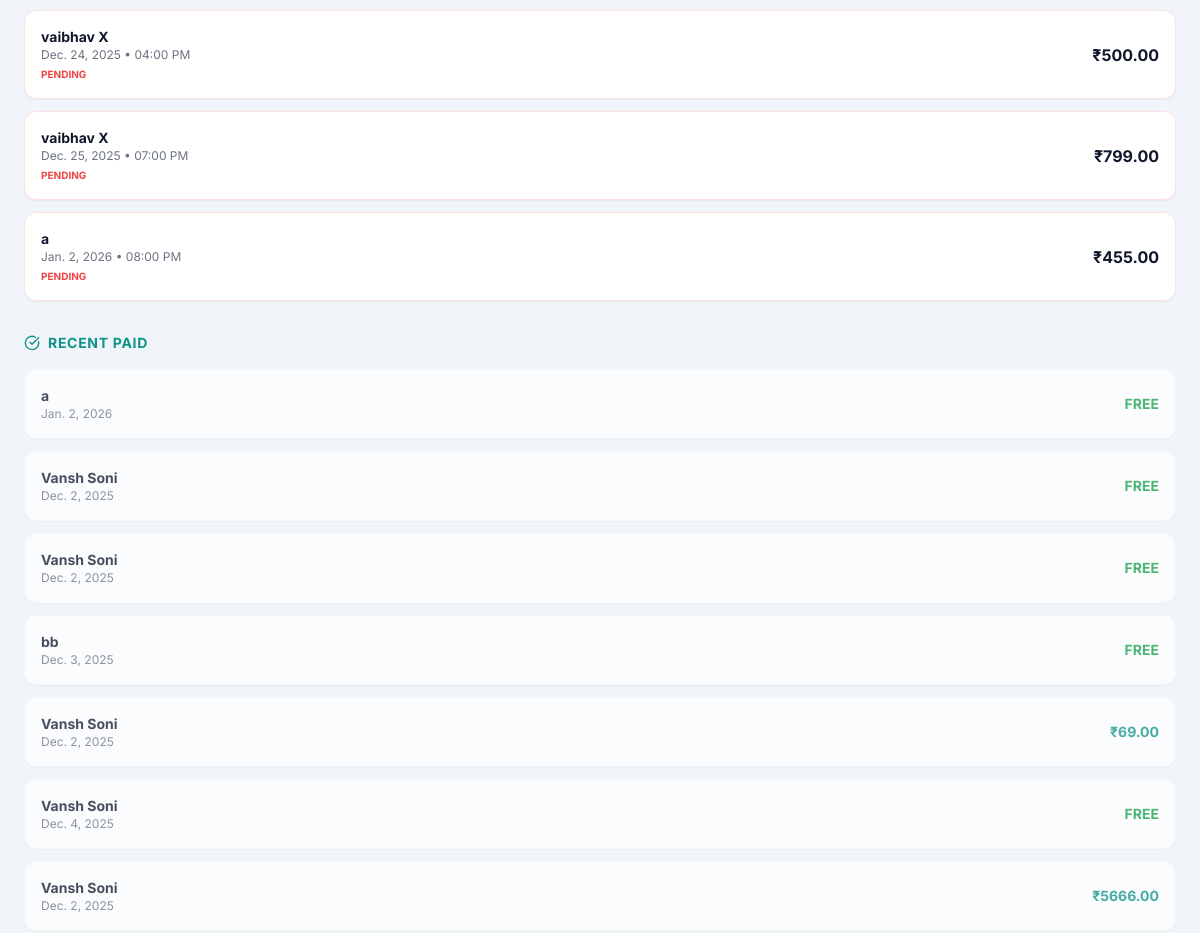
Before: /custom-admin/payments/ (signed in, middle part) with the older database file.
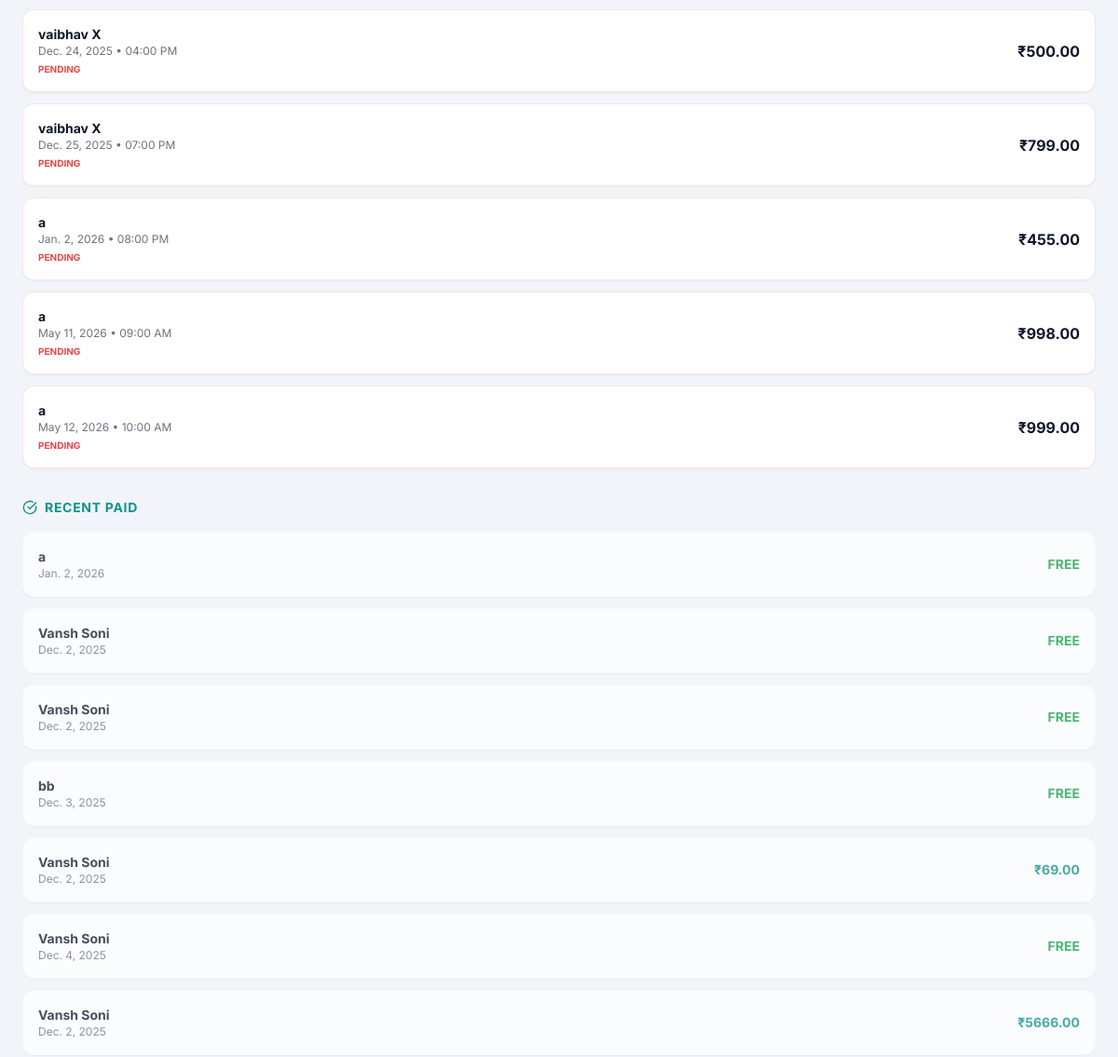
After: the same page with the newer database file.
### appointments/models.py (models this page shows, shortened)
class Appointment(models.Model):
    STATUS_CHOICES = [
        ('PENDING', 'Pending'),
        ('CONFIRMED', 'Confirmed'),
        ('COMPLETED', 'Completed'),
        ('CANCELLED', 'Cancelled'),
    ]
    PAYMENT_STATUS_CHOICES = [
        ('PENDING', 'Pending'),
        ('PAID', 'Paid'),
        ('FAILED', 'Failed'),
    ]
    BOOKING_SOURCE_CHOICES = [
        ('PATIENT', 'Patient'),
        ('DOCTOR', 'Doctor'),
    ]
    patient = models.ForeignKey(Patient, on_delete=models.CASCADE, related_name='appointments')
    slot = models.ForeignKey(DailySlot, on_delete=models.CASCADE, related_name='appointments')
    status = models.CharField(max_length=20, choices=STATUS_CHOICES, default='CONFIRMED') # Default confirmed for patient booking
    payment_status = models.CharField(max_length=20, choices=PAYMENT_STATUS_CHOICES, default='PENDING')
    booking_source = models.CharField(max_length=10, choices=BOOKING_SOURCE_CHOICES, default='PATIENT')
    symptoms = models.TextField(blank=True, null=True)
    fee = models.DecimalField(max_digits=10, decimal_places=2, null=True, blank=True)
    is_free = models.BooleanField(default=False)
    razorpay_order_id = models.CharField(max_length=100, null=True, blank=True)
    razorpay_payment_id = models.CharField(max_length=100, null=True, blank=True)
    razorpay_signature = models.CharField(max_length=200, null=True, blank=True)
    created_at = models.DateTimeField(auto_now_add=True)
    updated_at = models.DateTimeField(auto_now=True)

class DailySlot(models.Model):
    date = models.DateField()
    time = models.TimeField()
    capacity = models.PositiveIntegerField(default=1)
    booked_count = models.PositiveIntegerField(default=0)
    is_active = models.BooleanField(default=True)
    class Meta:
        unique_together = ('date', 'time')
        ordering = ['date', 'time']

### accounts/models.py (models this page shows, shortened)
class Patient(models.Model):
    GENDER_CHOICES = [
        ('M', 'Male'),
        ('F', 'Female'),
        ('O', 'Other'),
    ]
    user = models.OneToOneField(User, on_delete=models.CASCADE)
    full_name = models.CharField(max_length=120)
    email = models.EmailField()
    phone = models.CharField(max_length=20, unique=True)
    dob = models.DateField(null=True, blank=True)
    gender = models.CharField(max_length=1, choices=GENDER_CHOICES)
    country = models.CharField(max_length=50)
    address = models.TextField(null=True, blank=True)
    created_at = models.DateTimeField(auto_now_add=True)

### adminpanel/views.py (the view)
# urls.py: path('payments/', views.payments, name='payments'),
@login_required
def payments(request):
    pending = Appointment.objects.filter(
        payment_status__in=['PENDING', 'FAILED'],
        fee__isnull=False,
        is_free=False
    ).select_related('patient', 'slot').order_by('slot__date')
    paid = Appointment.objects.filter(
        Q(payment_status='PAID') | Q(is_free=True)
    ).select_related('patient', 'slot').order_by('-updated_at')[:50]
    context = {
        'pending': pending,
        'paid': paid,
        'active_tab': 'payments'
    }
    return render(request, 'adminpanel/payments.html', context)

### templates/adminpanel/payments.html (shortened to what this page needs)
{% extends 'adminpanel/base_mobile.html' %} {% block content %}
<div class="p-6">
  <div class="mb-8">
    {% if pending %}
    <div class="space-y-3">
      {% for appt in pending %}
      <div
        class="bg-white p-4 rounded-xl border border-red-100 shadow-sm flex justify-between items-center"
      >
        <div>
          <h3 class="font-bold text-primary text-sm">
            {{ appt.patient.full_name }}
          </h3>
          <p class="text-xs text-gray-500">
            {{ appt.slot.date }} • {{ appt.slot.time|date:"h:i A" }}
          </p>
          <span class="text-[10px] font-bold text-red-500 uppercase mt-1 block"
            >{{ appt.payment_status }}</span
          >
        </div>
        <div class="text-right">
          <span class="block font-bold text-primary"
            >{% if appt.is_free %}<span class="text-green-600">FREE</span>{% elif appt.fee %}₹{{ appt.fee }}{% else %}<span class="text-gray-400 text-xs">Not Set</span>{% endif %}</span
          >
        </div>
      </div>
      {% endfor %}
    </div>
    {% else %}
    <p class="text-gray-400 text-sm">No pending payments.</p>
    {% endif %}
  </div>
  <div>
    <h2
      class="text-sm font-bold text-teal-600 uppercase tracking-wider mb-4 flex items-center gap-2"
    >
      <i data-lucide="check-circle" class="w-4 h-4"></i> Recent Paid
    </h2>
    {% if paid %}
    <div class="space-y-3">
      {% for appt in paid %}
      <div
        class="bg-white p-4 rounded-xl border border-teal-50 shadow-sm flex justify-between items-center opacity-75"
      >
        <div>
          <h3 class="font-bold text-primary text-sm">
            {{ appt.patient.full_name }}
          </h3>
          <p class="text-xs text-gray-500">{{ appt.slot.date }}</p>
        </div>
        <span class="font-bold text-teal-600 text-sm"
          >{% if appt.is_free %}<span class="text-green-600">FREE</span>{% elif appt.fee %}₹{{ appt.fee }}{% else %}<span class="text-gray-400 text-xs">Not Set</span>{% endif %}</span
        >
      </div>
      {% endfor %}
    </div>
    {% else %}
    <p class="text-gray-400 text-sm">No paid history.</p>
    {% endif %}
  </div>
</div>
{% endblock %}

Changed rows visible on the page:
added Appointment: patient.full_name "a", slot "May 11, 2026", slot.time "09:00 AM", payment_status "PENDING", fee "998.00"
added Appointment: patient.full_name "a", slot "May 12, 2026", slot.time "10:00 AM", payment_status "PENDING", fee "999.00"
